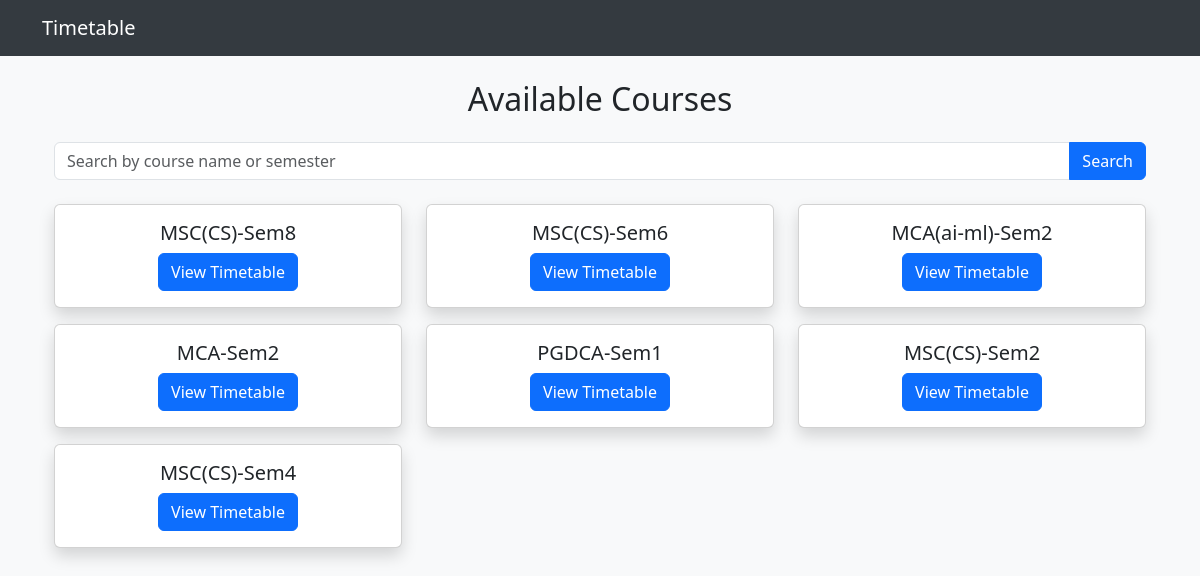
The page / on the database its author committed.
### timetable/models.py (models this page shows, shortened)
class Course(models.Model):
    name = models.CharField(max_length=100)
    semester = models.IntegerField()
    classroom = models.CharField(max_length=50, blank=True, null=True)

### timetable/views.py (the view)
# urls.py: path('', courses_list, name='courses'),
def courses_list(request):
    query = request.GET.get('q', '').strip()
    courses = Course.objects.all()
    if query:
        if query.isdigit():
            courses = courses.filter(semester=int(query))
        else:
            courses = courses.filter(Q(name__istartswith=query) | Q(name__icontains=query))
    return render(request, 'courses.html', {'courses': courses, 'query': query})

### timetable/templates/courses.html (shortened to what this page needs)
{% extends 'base.html' %}
{% block content %}
<div class="container">
    <h2 class="text-center mb-4">Available Courses</h2>
    <form method="GET" action="{% url 'courses' %}" class="mb-4">
        <div class="input-group">
            <input type="text" name="q" class="form-control" placeholder="Search by course name or semester">
            <button type="submit" class="btn btn-primary">Search</button>
        </div>
    </form>
    {% if courses %}
    <div class="row">
        {% for course in courses %}
        <div class="col-md-4">
            <div class="card mb-3 shadow">
                <div class="card-body text-center">
                    <h5 class="card-title">{{ course.name }}-Sem{{course.semester}}</h5>
                    <a href="{% url 'timetable' course.id %}" class="btn btn-primary">View Timetable</a>
                </div>
            </div>
        </div>
        {% endfor %}
    </div>
    {% else %}
        <p class="text-center">No courses found matching your search.</p>
    {% endif %}
</div>
{% endblock %}

### timetable/templates/base.html (shortened to what this page needs)
<!DOCTYPE html>
<html lang="en">
<head>
    <link rel="stylesheet" href="https://cdn.jsdelivr.net/npm/bootstrap@5.3.0/dist/css/bootstrap.min.css">
</head>
<body>
    <nav class="navbar navbar-expand-lg navbar-dark">
        <div class="container">
            <a class="navbar-brand" href="{% url 'courses' %}">Timetable</a>
        </div>
    </nav>
    <div class="container mt-4">
        {% block content %}{% endblock %}
    </div>
</body>
</html>

### timetable/templates/base.html (style rules this page uses)
body { background-color: #f8f9fa; }
.navbar { background-color: #343a40 !important; }
.navbar-brand, .nav-link { color: white !important; }

### rows shown on the page
Course: name "MSC(CS)", semester "8"
Course: name "MSC(CS)", semester "6"
Course: name "MCA(ai-ml)", semester "2"
Course: name "MCA", semester "2"
Course: name "PGDCA", semester "1"
Course: name "MSC(CS)", semester "2"
Course: name "MSC(CS)", semester "4"
